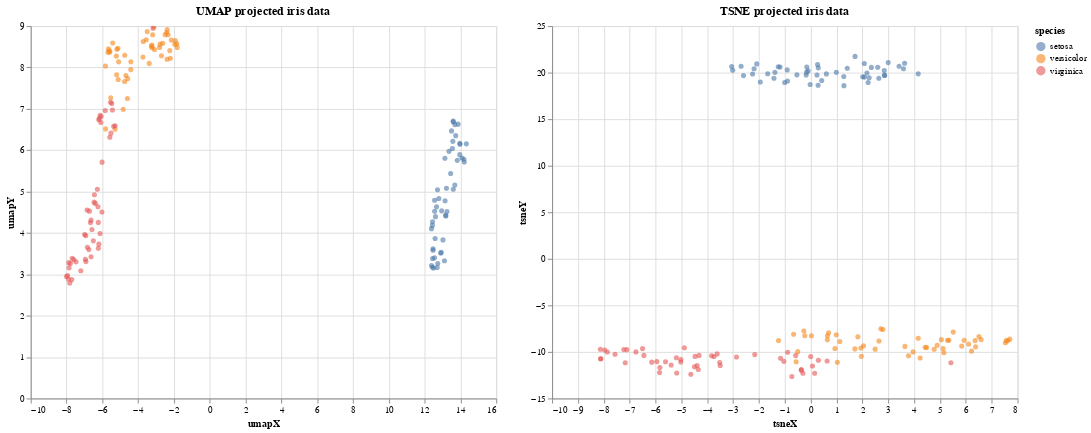

Here is the notebook cell this chart was saved with:
### Markdown cell above
## Results

### Code cell
alt.Chart(df_iris_proj).mark_circle(
    opacity=0.6
).encode(
    x='umapX',
    y='umapY',
    color='species'
).properties(
    width=500,
    height=400,
    title="UMAP projected iris data"
).interactive() | alt.Chart(df_iris_proj).mark_circle(
    opacity=0.6
).encode(
    x='tsneX',
    y='tsneY',
    color='species'
).properties(
    width=500,
    height=400,
    title="TSNE projected iris data"
).interactive()

### Figure 1 — Vega-Lite specification as saved in the notebook (floating-point values rounded to 4 significant figures; data arrays with more than 128 entries replaced by an {"elided": "..."} marker saying what was removed)
{"config": {"view": {"continuousWidth": 400, "continuousHeight": 300}}, "hconcat": [{"mark": {"type": "circle", "opacity": 0.6}, "encoding": {"color": {"type": "nominal", "field": "species"}, "x": {"type": "quantitative", "field": "umapX"}, "y": {"type": "quantitative", "field": "umapY"}}, "height": 400, "selection": {"selector002": {"type": "interval", "bind": "scales", "encodings": ["x", "y"]}}, "title": "UMAP projected iris data", "width": 500}, {"mark": {"type": "circle", "opacity": 0.6}, "encoding": {"color": {"type": "nominal", "field": "species"}, "x": {"type": "quantitative", "field": "tsneX"}, "y": {"type": "quantitative", "field": "tsneY"}}, "height": 400, "selection": {"selector003": {"type": "interval", "bind": "scales", "encodings": ["x", "y"]}}, "title": "TSNE projected iris data", "width": 500}], "data": {"name": "data-49cb0594e5391100293b5979729644fd"}, "$schema": "https://vega.github.io/schema/vega-lite/v4.8.1.json", "datasets": {"data-49cb0594e5391100293b5979729644fd": {"elided": "150 records"}}}
